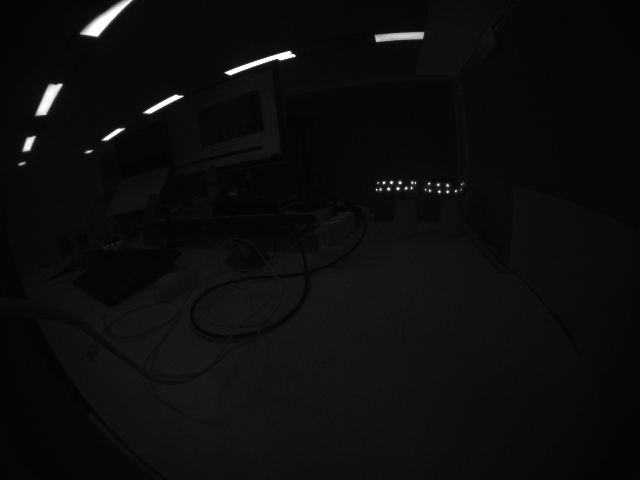
#> input picture dataset/CAM0_102364006982.bmp, 640 x 480 px, given in place of the camera
$ python main.py   (older library calls are emulated)
#> lines starting #> are read from the running program, lines starting #| are printed output that depends on the picture
### phone_stereo_camera/stereo_camera.py
import cv2

from definition import *


def view_camera_infos(frame, text, x, y):
    cv2.putText(frame, text,
                (x, y),
                cv2.FONT_HERSHEY_SIMPLEX, 1, (255, 255, 255), lineType=cv2.LINE_AA)


def camera_setting():
    print('start open_camera')

    cap1 = cv2.VideoCapture(CAM_1[0])
    cap1_name = CAM_1[1]
    cap2 = cv2.VideoCapture(CAM_2[0])
    cap2_name = CAM_2[1]

    width = cap1.get(cv2.CAP_PROP_FRAME_WIDTH)
    height = cap1.get(cv2.CAP_PROP_FRAME_HEIGHT)
    print('cap1 size: %d, %d' % (width, height))
    data_info_dictionary['display']['left'][0] = width
    data_info_dictionary['display']['left'][1] = height

    width = cap2.get(cv2.CAP_PROP_FRAME_WIDTH)
    height = cap2.get(cv2.CAP_PROP_FRAME_HEIGHT)
    print('cap2 size: %d, %d' % (width, height))
    data_info_dictionary['display']['right'][0] = width
    data_info_dictionary['display']['right'][1] = height

    if not cap1.isOpened() or not cap2.isOpened():
        sys.exit()

    while True:
        ret1, frame1 = cap1.read()
#> frame1 is the input picture: shape (480, 640, 3); min 2, max 255, mean 13.2
        ret2, frame2 = cap2.read()
        if not ret1 or not ret2:
            break
        if cv2.waitKey(1) & 0xFF == 27:  # Esc pressed
#> (key e is pressed here)
            break
        imgL = Rotate(frame1, 270)
        imgR = Rotate(frame2, 270)
        view_camera_infos(imgL, f'{cap1_name}', 30, 35)
        cv2.circle(imgL, (int(CAP_PROP_FRAME_WIDTH / 2), int(CAP_PROP_FRAME_HEIGHT / 2)), 2, color=(0, 0, 255),
                   thickness=-1)
        cv2.imshow('left camera', imgL)
        view_camera_infos(imgR, f'{cap2_name}', 30, 35)
        cv2.circle(imgR, (int(CAP_PROP_FRAME_WIDTH / 2), int(CAP_PROP_FRAME_HEIGHT / 2)), 2, color=(0, 0, 255),
                   thickness=-1)
        cv2.imshow("right camera", imgR)

        # alpha = 0.5
        #
        # after_frame = cv2.addWeighted(frame1, alpha, frame2, alpha, 0)
        # cv2.imshow('stereo camera', after_frame)

        cv2.waitKey(CAM_DELAY)

    cap1.release()
    cap2.release()
    cv2.destroyAllWindows()


# [216 lines left out: functions calibrate_camera, stereo_camera_calbiration, disparity_map, not called in this run]


ply_header = '''ply
format ascii 1.0
element vertex %(vert_num)d
property float x
property float y
property float z
property uchar red
property uchar green
property uchar blue
end_header
'''


# [146 lines left out: functions write_ply, make_point_3d, rectification, stereo_camera_start, not called in this run]

### phone_stereo_camera/definition.py
from stereo_camera import *

import json
import random
import signal
from collections import OrderedDict
from dataclasses import dataclass
import copy
import matplotlib.pyplot as plt
from scipy.spatial.transform import Rotation as R
import numpy as np
import subprocess
from operator import itemgetter, attrgetter
import re
import subprocess
import cv2
import traceback
import math
import open3d as o3d
import os
import sys


# [41 lines left out: functions rw_json_data, rw_file_storage, not called in this run]


def Rotate(src, degrees):
#> called with degrees = 270
    if degrees == 90:
        dst = cv2.transpose(src)
        dst = cv2.flip(dst, 1)

    elif degrees == 180:
        dst = cv2.flip(src, -1)

    elif degrees == 270:
        dst = cv2.transpose(src)
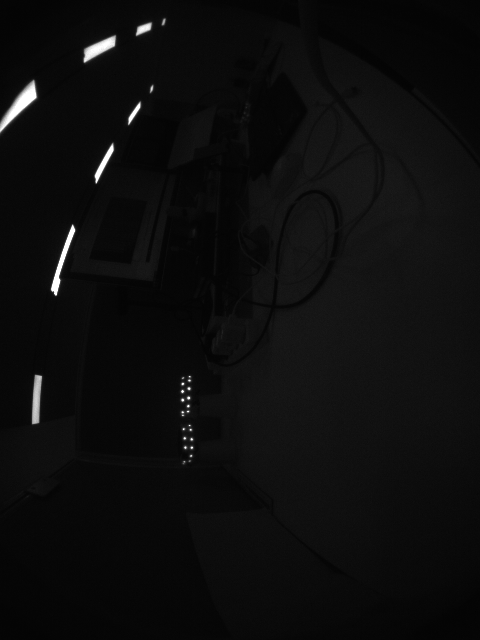
#> dst: shape (640, 480, 3); min 2, max 255, mean 13.2
        dst = cv2.flip(dst, 0)
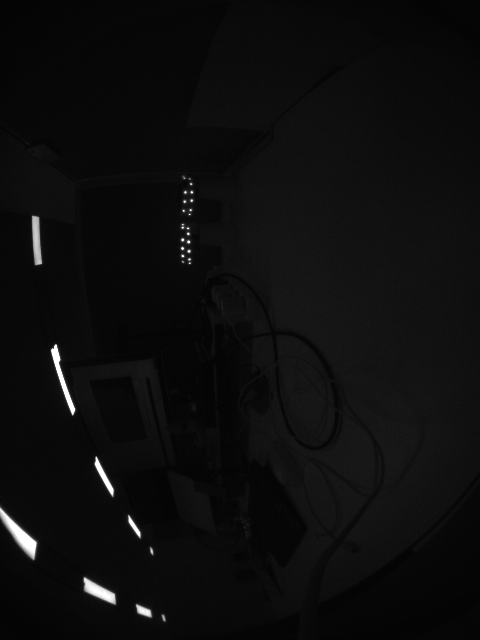
#> dst: shape (640, 480, 3); min 2, max 255, mean 13.2
    else:
        dst = NOT_SET
    return dst


CAM_1 = ["/dev/video0", "imgL"]
CAM_2 = ["/dev/video1", "imgR"]

CAP_PROP_FRAME_WIDTH = 1920
CAP_PROP_FRAME_HEIGHT = 1080

# Defining the dimensions of checkerboard
CHECKERBOARD = (7, 4)
# Termination criteria for refining the detected corners
CRITERIA = (cv2.TERM_CRITERIA_EPS + cv2.TERM_CRITERIA_MAX_ITER, 30, 0.001)

ENABLE = 1
DISABLE = 0
DONE = 'DONE'
NOT_SET = 'NOT_SET'
READ = 0
WRITE = 1
ERROR = -1
SUCCESS = 1

JSON_FILE = 'stereo_json'
EXTERNAL_TOOL_CALIBRATION = 'calibration_json'
RECTIFY_MAP = "improved_params2.xml"
CAM_DELAY = 1

USE_EXTERNAL_TOOL_CALIBRAION = DISABLE

data_info_dictionary = {'display': {'left': [CAP_PROP_FRAME_WIDTH, CAP_PROP_FRAME_HEIGHT],
                                    'right': [CAP_PROP_FRAME_WIDTH, CAP_PROP_FRAME_HEIGHT]}}

### phone_stereo_camera/main.py
from stereo_camera import *

if __name__ == '__main__':
    print('start android phone stereo test main')

    camera_setting()
    # calibrate_camera()
    # stereo_camera_start()

$ run again, on dataset/CAM0_10cm.bmp
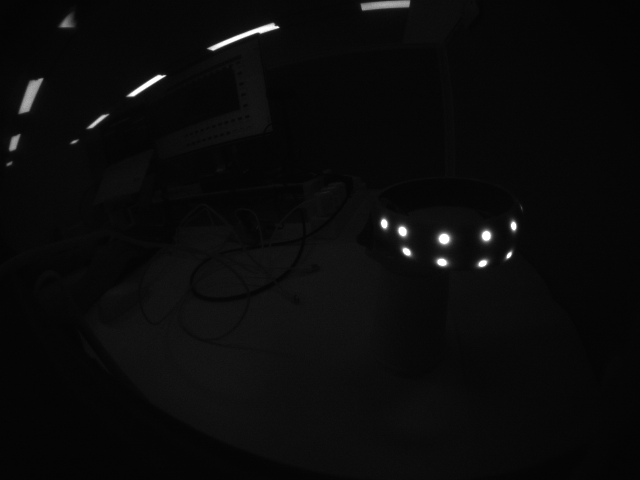
#> input picture dataset/CAM0_10cm.bmp, 640 x 480 px, given in place of the camera
#> in camera_setting, frame1 is the input picture: shape (480, 640, 3); min 1, max 255, mean 10.8
#> in Rotate, `dst = cv2.transpose(src)`:
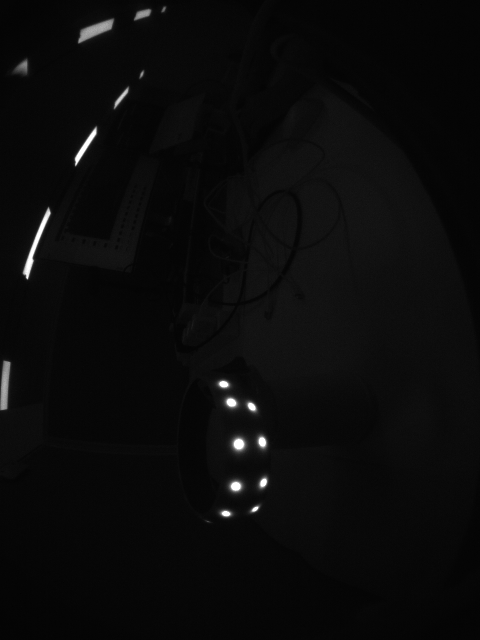
#> dst: shape (640, 480, 3); min 1, max 255, mean 10.8
#> in Rotate, `dst = cv2.flip(dst, 0)`:
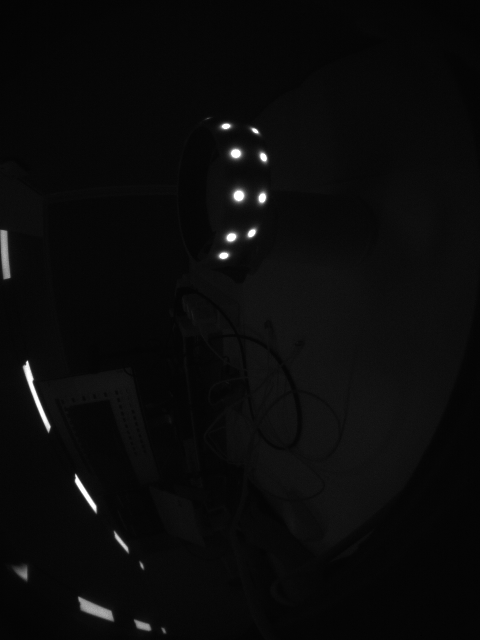
#> dst: shape (640, 480, 3); min 1, max 255, mean 10.8
